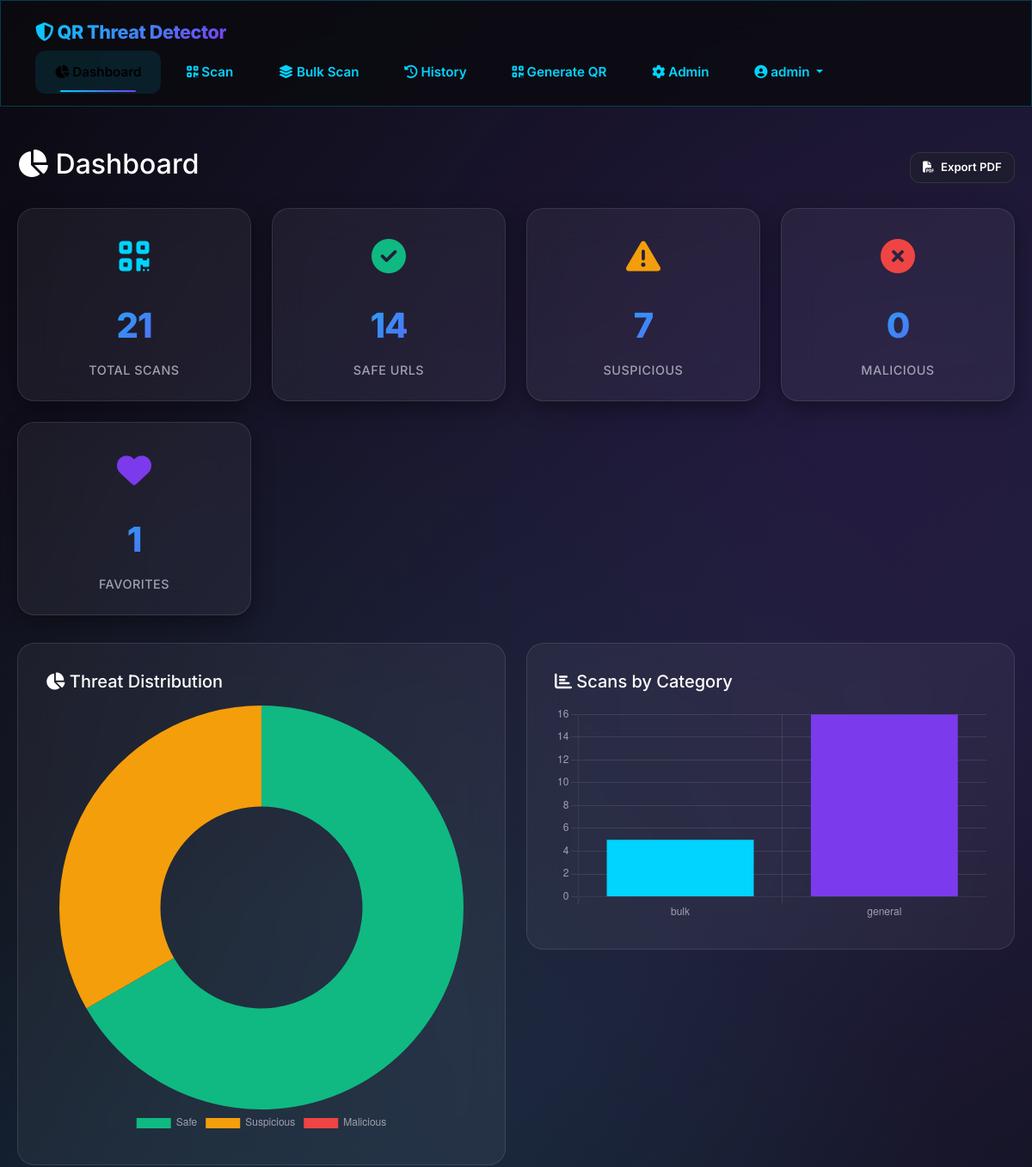
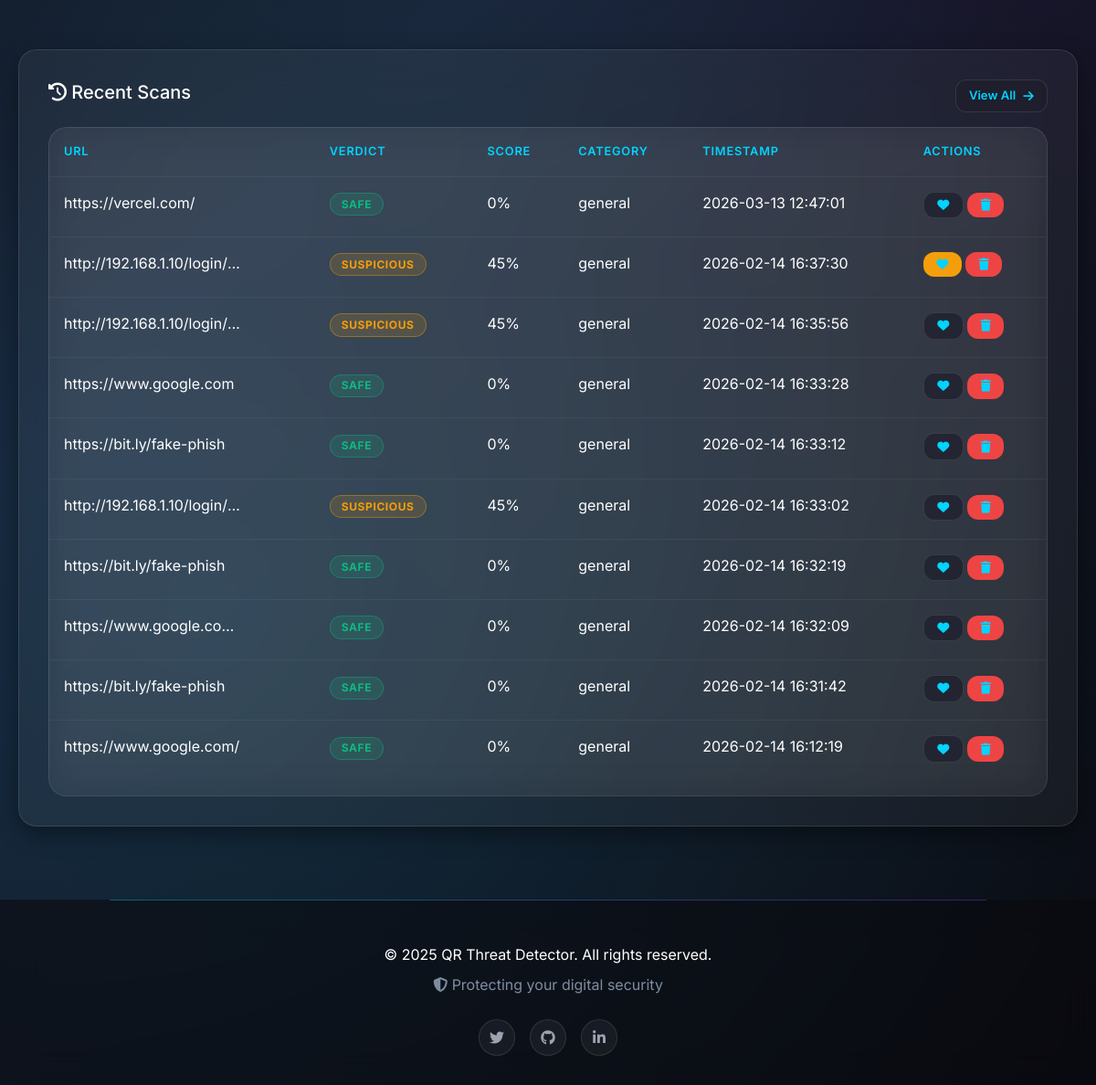
The app's page /dashboard (signed in) with its own data (2 pictures, top to bottom).
### tables this page shows
CREATE TABLE users
                 (id INTEGER PRIMARY KEY AUTOINCREMENT, username TEXT UNIQUE, email TEXT UNIQUE, 
                  password_hash TEXT, role TEXT DEFAULT 'user', theme TEXT DEFAULT 'dark',
                  created_at TEXT DEFAULT CURRENT_TIMESTAMP);

CREATE TABLE scans
                 (id INTEGER PRIMARY KEY AUTOINCREMENT, user_id INTEGER, url TEXT, 
                  score INTEGER, verdict TEXT, category TEXT, timestamp TEXT DEFAULT CURRENT_TIMESTAMP,
                  favorite INTEGER DEFAULT 0, notes TEXT,
                  FOREIGN KEY(user_id) REFERENCES users(id));

### app.py (the view)
@app.route("/dashboard")
@login_required
def dashboard():
    conn = get_db_connection()
    c = conn.cursor()
    c.execute("SELECT verdict, COUNT(*) as count FROM scans WHERE user_id = ? GROUP BY verdict", (current_user.id,))
    stats = {row['verdict']: row['count'] for row in c.fetchall()}
    c.execute("SELECT * FROM scans WHERE user_id = ? ORDER BY timestamp DESC LIMIT 10", (current_user.id,))
    recent_scans = c.fetchall()
    c.execute("SELECT category, COUNT(*) as count FROM scans WHERE user_id = ? GROUP BY category", (current_user.id,))
    category_stats = {row['category']: row['count'] for row in c.fetchall()}
    c.execute("SELECT COUNT(*) as total FROM scans WHERE user_id = ?", (current_user.id,))
    total_scans = c.fetchone()['total']
    c.execute("SELECT COUNT(*) as fav FROM scans WHERE user_id = ? AND favorite = 1", (current_user.id,))
    favorite_count = c.fetchone()['fav']
    conn.close()
    return render_template("dashboard.html", page='dashboard',
                         stats=stats,
                         recent_scans=recent_scans,
                         category_stats=category_stats,
                         total_scans=total_scans,
                         favorite_count=favorite_count)

### app.py (called while the page is built)
@login_manager.user_loader
def load_user(user_id):
    conn = sqlite3.connect(DB_PATH)
    conn.row_factory = sqlite3.Row
    c = conn.cursor()
    c.execute("SELECT * FROM users WHERE id = ?", (user_id,))
    user = c.fetchone()
    conn.close()
    if user:
        return User(user['id'], user['username'], user['email'], user['password_hash'], user['role'], user['created_at'])
    return None

def get_db_connection():
    conn = sqlite3.connect(DB_PATH)
    conn.row_factory = sqlite3.Row
    return conn

### templates/dashboard.html (shortened to what this page needs)
<!DOCTYPE html>
<html lang="en" data-theme="dark">
<head>
    <link href="https://cdn.jsdelivr.net/npm/bootstrap@5.3.2/dist/css/bootstrap.min.css" rel="stylesheet">
    <link rel="stylesheet" href="https://cdnjs.cloudflare.com/ajax/libs/font-awesome/6.4.0/css/all.min.css">
    <link rel="stylesheet" href="/static/css/style.css">
</head>
<body>
    <nav class="navbar glass-card">
        <a href="/" class="navbar-brand">
            <i class="fas fa-shield-halved"></i> QR Threat Detector
        </a>
        <ul class="navbar-nav">
            <li><a href="{{ url_for('dashboard') }}" class="nav-link {% if page=='dashboard' %}active{% endif %}">
                <i class="fas fa-chart-pie"></i> Dashboard
            </a></li>
            <li><a href="{{ url_for('scan') }}" class="nav-link {% if page=='scan' %}active{% endif %}">
                <i class="fas fa-qrcode"></i> Scan
            </a></li>
            <li><a href="{{ url_for('bulk_scan') }}" class="nav-link {% if page=='bulk_scan' %}active{% endif %}">
                <i class="fas fa-layer-group"></i> Bulk Scan
            </a></li>
            <li><a href="{{ url_for('history') }}" class="nav-link {% if page=='history' %}active{% endif %}">
                <i class="fas fa-history"></i> History
            </a></li>
            <li><a href="{{ url_for('generate_qr') }}" class="nav-link {% if page=='generate_qr' %}active{% endif %}">
                <i class="fas fa-qrcode"></i> Generate QR
            </a></li>
            {% if current_user.role == 'admin' %}
            <li><a href="{{ url_for('admin') }}" class="nav-link {% if page=='admin' %}active{% endif %}">
                <i class="fas fa-cog"></i> Admin
            </a></li>
            {% endif %}
            <li class="dropdown">
                <a href="#" class="nav-link dropdown-toggle" data-bs-toggle="dropdown">
                    <i class="fas fa-user-circle"></i> {{ current_user.username }}
                </a>
            </li>
        </ul>
    </nav>
    <div class="container mt-5">
        <div class="d-flex justify-content-between align-items-center mb-4">
            <h2><i class="fas fa-chart-pie"></i> Dashboard</h2>
            <div class="d-flex gap-2">
                <a href="{{ url_for('export_pdf') }}" class="btn btn-secondary btn-sm">
                    <i class="fas fa-file-pdf"></i> Export PDF
                </a>
            </div>
        </div>
        <div class="stats-grid">
            <div class="stat-card glass-card">
                <div class="stat-icon">
                    <i class="fas fa-qrcode" style="color: var(--accent-primary);"></i>
                </div>
                <div class="stat-value">{{ total_scans }}</div>
                <div class="stat-label">Total Scans</div>
            </div>
            <div class="stat-card glass-card">
                <div class="stat-icon">
                    <i class="fas fa-check-circle" style="color: var(--accent-success);"></i>
                </div>
                <div class="stat-value">{{ stats.get('Safe', 0) }}</div>
                <div class="stat-label">Safe URLs</div>
            </div>
            <div class="stat-card glass-card">
                <div class="stat-icon">
                    <i class="fas fa-exclamation-triangle" style="color: var(--accent-warning);"></i>
                </div>
                <div class="stat-value">{{ stats.get('Suspicious', 0) }}</div>
                <div class="stat-label">Suspicious</div>
            </div>
            <div class="stat-card glass-card">
                <div class="stat-icon">
                    <i class="fas fa-times-circle" style="color: var(--accent-danger);"></i>
                </div>
                <div class="stat-value">{{ stats.get('Malicious', 0) }}</div>
                <div class="stat-label">Malicious</div>
            </div>
            <div class="stat-card glass-card">
                <div class="stat-icon">
                    <i class="fas fa-heart" style="color: var(--accent-secondary);"></i>
                </div>
                <div class="stat-value">{{ favorite_count }}</div>
                <div class="stat-label">Favorites</div>
            </div>
        </div>
        <div class="row mt-4">
            <div class="col-md-6">
                <div class="chart-container">
                    <h5 class="mb-3"><i class="fas fa-chart-pie"></i> Threat Distribution</h5>
                    <canvas id="pieChart"></canvas>
                </div>
            </div>
            <div class="col-md-6">
                <div class="chart-container">
                    <h5 class="mb-3"><i class="fas fa-chart-bar"></i> Scans by Category</h5>
                    <canvas id="barChart"></canvas>
                </div>
            </div>
        </div>
        <div class="glass-card mt-4">
            <div class="d-flex justify-content-between align-items-center mb-3">
                <h5><i class="fas fa-history"></i> Recent Scans</h5>
                <a href="{{ url_for('history') }}" class="btn btn-sm btn-secondary">
                    View All <i class="fas fa-arrow-right"></i>
                </a>
            </div>
            <div class="table-container" style="background: transparent; border: none;">
                <table class="table">
                    <thead>
                        <tr>
                            <th>URL</th>
                            <th>Verdict</th>
                            <th>Score</th>
                            <th>Category</th>
                            <th>Timestamp</th>
                            <th>Actions</th>
                        </tr>
                    </thead>
                    <tbody>
                        {% if recent_scans %}
                        {% for scan in recent_scans %}
                        <tr>
                            <td>
                                <span style="max-width: 200px; display: inline-block; overflow: hidden; text-overflow: ellipsis; white-space: nowrap;">
                                    {{ scan.url }}
                                </span>
                            </td>
                            <td>
                                <span class="badge {% if scan.verdict=='Safe' %}badge-safe{% elif scan.verdict=='Suspicious' %}badge-suspicious{% else %}badge-malicious{% endif %}">
                                    {{ scan.verdict }}
                                </span>
                            </td>
                            <td>{{ scan.score }}%</td>
                            <td>{{ scan.category }}</td>
                            <td>{{ scan.timestamp }}</td>
                            <td>
                                <a href="{{ url_for('toggle_favorite', scan_id=scan.id) }}" class="btn btn-sm {% if scan.favorite %}btn-warning{% else %}btn-secondary{% endif %}">
                                    <i class="fas fa-heart"></i>
                                </a>
                                <a href="{{ url_for('delete_scan', scan_id=scan.id) }}" class="btn btn-sm btn-danger" onclick="return confirm('Are you sure?');">
                                    <i class="fas fa-trash"></i>
                                </a>
                            </td>
                        </tr>
                        {% endfor %}
                        {% else %}
                        <tr>
                            <td colspan="6" class="text-center text-muted">
                                <i class="fas fa-inbox"></i> No scans yet. Start scanning!
                            </td>
                        </tr>
                        {% endif %}
                    </tbody>
                </table>
            </div>
        </div>
    </div>
    <footer class="footer">
        <div class="container">
            <p>&copy; 2025 QR Threat Detector. All rights reserved.</p>
            <p class="text-muted"><i class="fas fa-shield-alt"></i> Protecting your digital security</p>
            <div class="footer-social">
                <a href="#" title="Twitter"><i class="fab fa-twitter"></i></a>
                <a href="#" title="GitHub"><i class="fab fa-github"></i></a>
                <a href="#" title="LinkedIn"><i class="fab fa-linkedin-in"></i></a>
            </div>
        </div>
    </footer>
    <script>
        // Pie Chart
        const pieCtx = document.getElementById('pieChart').getContext('2d');
        new Chart(pieCtx, {
            type: 'doughnut',
            data: {
                labels: ['Safe', 'Suspicious', 'Malicious'],
                datasets: [{
                    data: [
                        {{ stats.get('Safe', 0) }},
                        {{ stats.get('Suspicious', 0) }},
                        {{ stats.get('Malicious', 0) }}
                    ],
                    backgroundColor: [
                        '#10b981',
                        '#f59e0b',
                        '#ef4444'
                    ],
                    borderWidth: 0
                }]
            },
            options: {
                responsive: true,
                plugins: {
                    legend: {
                        position: 'bottom',
                        labels: { color: '#a0a0b0' }
                    }
                }
            }
        });
        // Bar Chart
        const barCtx = document.getElementById('barChart').getContext('2d');
        new Chart(barCtx, {
            type: 'bar',
            data: {
                labels: {{ category_stats.keys() | list | tojson }},
                datasets: [{
                    label: 'Scans by Category',
                    data: {{ category_stats.values() | list | tojson }},
                    backgroundColor: [
                        '#00d4ff',
                        '#7c3aed',
                        '#10b981',
                        '#f59e0b',
                        '#ef4444'
                    ],
                    borderWidth: 0
                }]
            },
            options: {
                responsive: true,
                plugins: {
                    legend: {
                        display: false
                    }
                },
                scales: {
                    x: {
                        ticks: { color: '#a0a0b0' },
                        grid: { color: 'rgba(255,255,255,0.1)' }
                    },
                    y: {
                        ticks: { color: '#a0a0b0' },
                        grid: { color: 'rgba(255,255,255,0.1)' }
                    }
                }
            }
        });
        // Auto-hide toasts
        setTimeout(() => {
            document.querySelectorAll('.toast').forEach(toast => {
                toast.style.opacity = '0';
                setTimeout(() => toast.remove(), 300);
            });
        }, 5000);
    </script>
</body>
</html>

### records on screen
users: username "admin"
scans: url "https://vercel.com/", verdict "SAFE", score "0", category "general", timestamp "2026-03-13 12:47:01"
scans: url "http://192.168.1.10/login/…", verdict "SUSPICIOUS", score "45", category "general", timestamp "2026-02-14 16:37:30"
scans: url "http://192.168.1.10/login/…", verdict "SUSPICIOUS", score "45", category "general", timestamp "2026-02-14 16:35:56"
scans: url "https://www.google.com", verdict "SAFE", score "0", category "general", timestamp "2026-02-14 16:33:28"
scans: url "https://bit.ly/fake-phish", verdict "SAFE", score "0", category "general", timestamp "2026-02-14 16:33:12"
scans: url "http://192.168.1.10/login/…", verdict "SUSPICIOUS", score "45", category "general", timestamp "2026-02-14 16:33:02"
scans: url "https://bit.ly/fake-phish", verdict "SAFE", score "0", category "general", timestamp "2026-02-14 16:32:19"
scans: url "https://www.google.co…", verdict "SAFE", score "0", category "general", timestamp "2026-02-14 16:32:09"
scans: url "https://bit.ly/fake-phish", verdict "SAFE", score "0", category "general", timestamp "2026-02-14 16:31:42"
scans: url "https://www.google.com/", verdict "SAFE", score "0", category "general", timestamp "2026-02-14 16:12:19"

### other values on screen
{{ total_scans }} "21"
{{ stats.get('Safe', 0) }} "14"
{{ stats.get('Suspicious', 0) }} "7"
{{ stats.get('Malicious', 0) }} "0"
{{ favorite_count }} "1"
chart data {{ stats.get('Safe', 0) }} 14
chart data {{ stats.get('Suspicious', 0) }} 7
chart data {{ stats.get('Malicious', 0) }} 0
chart data {{ category_stats.keys() | list | tojson }} ["bulk", "general"]
